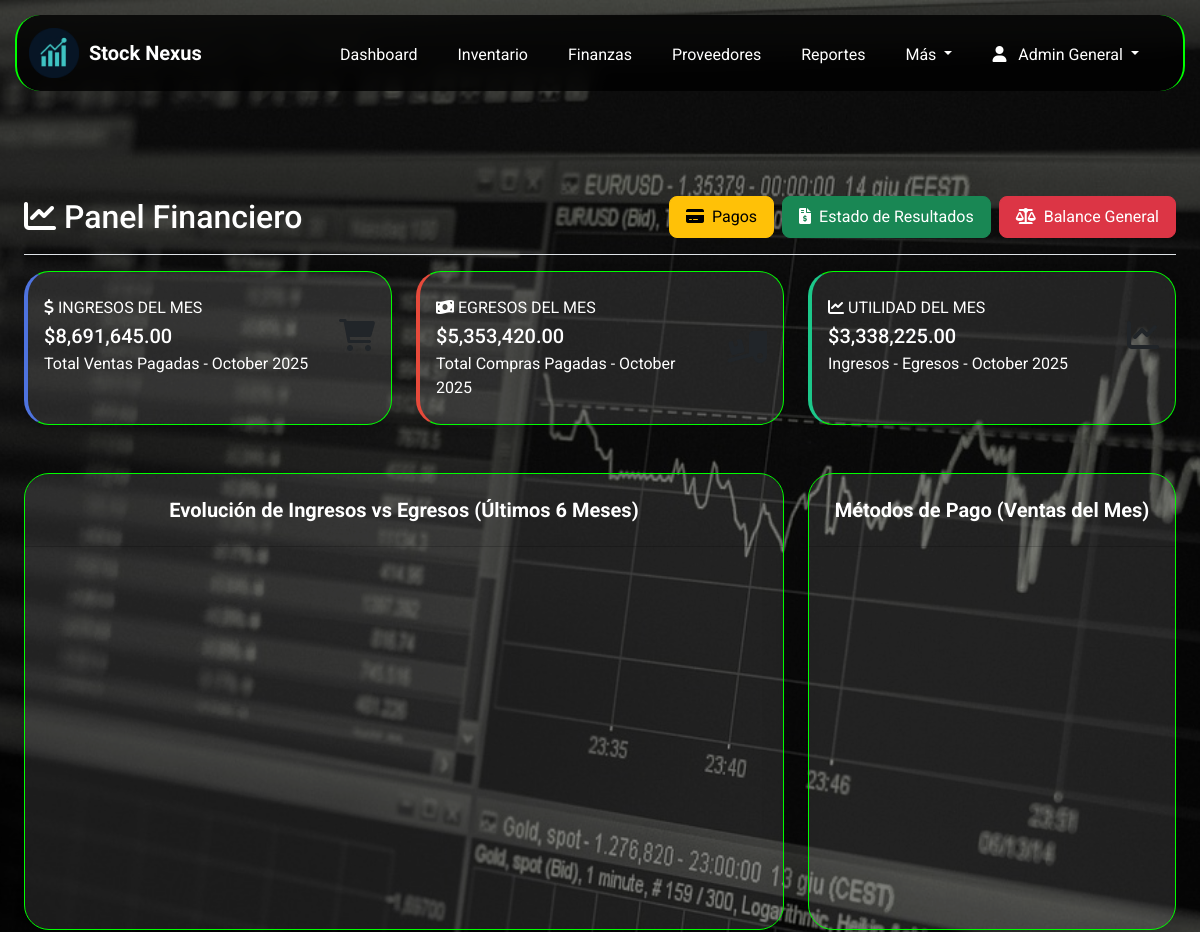
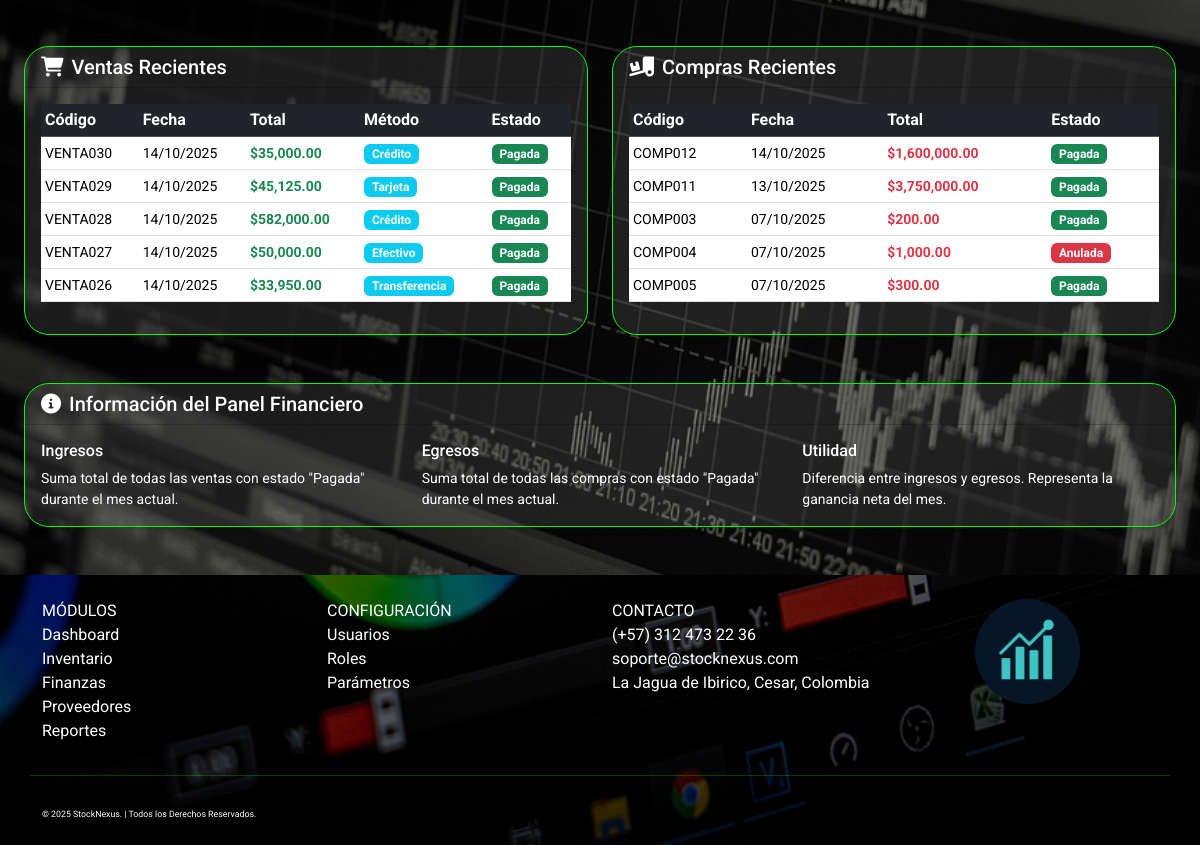
The page /index.php?page=finanzas (signed in) on the database its author committed (2 pictures, top to bottom).
### tables this page shows
CREATE TABLE `ventas` (
  `id_venta` int(11) NOT NULL,
  `codigo_venta` varchar(50) NOT NULL,
  `id_cliente` int(11) DEFAULT NULL,
  `id_usuario` int(11) NOT NULL,
  `fecha_venta` datetime DEFAULT current_timestamp(),
  `metodo_pago` enum('Efectivo','Transferencia','Tarjeta','Crédito') DEFAULT 'Efectivo',
  `total_venta` decimal(14,2) DEFAULT 0.00,
  `descuento_aplicado` decimal(10,2) DEFAULT 0.00,
  `porcentaje_descuento` decimal(5,2) DEFAULT 0.00,
  `estado` enum('Pendiente','Pagada','Anulada') DEFAULT 'Pendiente'
);

CREATE TABLE `compras` (
  `id_compra` int(11) NOT NULL,
  `codigo_compra` varchar(50) NOT NULL,
  `id_proveedor` int(11) NOT NULL,
  `id_usuario` int(11) NOT NULL,
  `fecha_compra` datetime DEFAULT current_timestamp(),
  `total_compra` decimal(14,2) DEFAULT 0.00,
  `estado` enum('Pendiente','Pagada','Anulada') DEFAULT 'Pendiente'
);

### app/controllers/FinanzaController.php (called while the page is built, shortened)
<?php
class FinanzaController {
    private $db;
    public function __construct($database) {
        $this->db = $database;
    }
    public function getResumenFinanciero() {
        try {
            $stmt = $this->db->query("
                SELECT COALESCE(SUM(total_venta), 0) as total
                FROM ventas
                WHERE estado = 'Pagada' AND MONTH(fecha_venta) = MONTH(CURRENT_DATE()) AND YEAR(fecha_venta) = YEAR(CURRENT_DATE())
            ");
            $ingresos_mes = $stmt->fetch()['total'];
            $stmt = $this->db->query("
                SELECT COALESCE(SUM(total_compra), 0) as total
                FROM compras
                WHERE estado = 'Pagada' AND MONTH(fecha_compra) = MONTH(CURRENT_DATE()) AND YEAR(fecha_compra) = YEAR(CURRENT_DATE())
            ");
            $egresos_mes = $stmt->fetch()['total'];
            $utilidad_mes = $ingresos_mes - $egresos_mes;
            return [
                'ingresos_mes' => $ingresos_mes,
                'egresos_mes' => $egresos_mes,
                'utilidad_mes' => $utilidad_mes
            ];
        } catch (PDOException $e) {
            error_log("Error en getResumenFinanciero: " . $e->getMessage());
            return ['ingresos_mes' => 0, 'egresos_mes' => 0, 'utilidad_mes' => 0];
        }
    }
}
?>

### app/views/Finanzas/finanzas.php (the view, shortened to what this page needs)
<?php
require_once __DIR__ . '/../../controllers/FinanzaController.php';
$finanzaController = new FinanzaController($db);
$resumen = $finanzaController->getResumenFinanciero();
try {
    $queryVentasRecientes = "
        SELECT
            codigo_venta,
            fecha_venta,
            total_venta,
            metodo_pago,
            estado
        FROM ventas
        ORDER BY fecha_venta DESC
        LIMIT 5
    ";
    $stmtVentas = $db->query($queryVentasRecientes);
    $ventasRecientes = $stmtVentas->fetchAll(PDO::FETCH_ASSOC);
    $queryComprasRecientes = "
        SELECT
            codigo_compra,
            fecha_compra,
            total_compra,
            estado
        FROM compras
        ORDER BY fecha_compra DESC
        LIMIT 5
    ";
    $stmtCompras = $db->query($queryComprasRecientes);
    $comprasRecientes = $stmtCompras->fetchAll(PDO::FETCH_ASSOC);
} catch (PDOException $e) {
    error_log("Error en finanzas.php: " . $e->getMessage());
    $metodosPago = [];
    $ventasRecientes = [];
    $comprasRecientes = [];
}
?>
<div class="container-fluid px-4 pb-5" style="margin-top:180px;">
    <div class="d-flex justify-content-between flex-wrap flex-md-nowrap align-items-center pt-3 pb-2 mb-3 border-bottom">
        <h1 class="h2"><i class="fas fa-chart-line me-2"></i>Panel Financiero</h1>
        <div class="btn-toolbar mb-2 mb-md-2">
            <div class="d-flex gap-2">
                <a href="index.php?page=pagos" class="btn btn-warning rounded-3 px-3 py-2 text-center">
                    <i class="fas fa-credit-card me-2"></i>Pagos
                </a>
                <a href="index.php?page=estado_resultado" class="btn btn-success rounded-3 px-3 py-2 text-center">
                    <i class="fas fa-file-invoice-dollar me-2"></i>Estado de Resultados
                </a>
                <a href="index.php?page=balance" class="btn btn-danger rounded-3 px-3 py-2 text-center">
                    <i class="fas fa-balance-scale me-2"></i>Balance General
                </a>
            </div>
        </div>
    </div>
    <div class="row mb-4">
        <div class="col-xl-4 col-md-6 mb-4">
            <div class="card border-left-primary shadow h-100 py-2" style="border-left: 4px solid #4e73df !important;">
                <div class="card-body">
                    <div class="row no-gutters align-items-center">
                        <div class="col mr-2">
                            <div class="text-xs font-weight-bold text-white text-uppercase mb-1">
                                <i class="fas fa-dollar-sign me-1"></i>Ingresos del Mes
                            </div>
                            <div class="h5 mb-0 font-weight-bold text-white">
                                $<?= number_format($resumen['ingresos_mes'], 2) ?>
                            </div>
                            <div class="text-xs text-white mt-1">
                                Total Ventas Pagadas - <?= date('F Y') ?>
                            </div>
                        </div>
                        <div class="col-auto">
                            <i class="fas fa-shopping-cart fa-2x text-white-300"></i>
                        </div>
                    </div>
                </div>
            </div>
        </div>
        <div class="col-xl-4 col-md-6 mb-4">
            <div class="card border-left-danger shadow h-100 py-2" style="border-left: 4px solid #e74a3b !important;">
                <div class="card-body">
                    <div class="row no-gutters align-items-center">
                        <div class="col mr-2">
                            <div class="text-xs font-weight-bold text-white text-uppercase mb-1">
                                <i class="fas fa-money-bill-wave me-1"></i>Egresos del Mes
                            </div>
                            <div class="h5 mb-0 font-weight-bold text-white">
                                $<?= number_format($resumen['egresos_mes'], 2) ?>
                            </div>
                            <div class="text-xs text-white mt-1">
                                Total Compras Pagadas - <?= date('F Y') ?>
                            </div>
                        </div>
                        <div class="col-auto">
                            <i class="fas fa-truck-loading fa-2x text-white-300"></i>
                        </div>
                    </div>
                </div>
            </div>
        </div>
        <div class="col-xl-4 col-md-6 mb-4">
            <div class="card border-left-success shadow h-100 py-2" style="border-left: 4px solid #1cc88a !important;">
                <div class="card-body">
                    <div class="row no-gutters align-items-center">
                        <div class="col mr-2">
                            <div class="text-xs font-weight-bold text-white text-uppercase mb-1">
                                <i class="fas fa-chart-line me-1"></i>Utilidad del Mes
                            </div>
                            <div class="h5 mb-0 font-weight-bold text-white">
                                $<?= number_format($resumen['utilidad_mes'], 2) ?>
                            </div>
                            <div class="text-xs text-white mt-1">
                                Ingresos - Egresos - <?= date('F Y') ?>
                            </div>
                        </div>
                        <div class="col-auto">
                            <i class="fas fa-chart-line fa-2x text-white-300"></i>
                        </div>
                    </div>
                </div>
            </div>
        </div>
    </div>
    <div class="row">
        <div class="col-lg-8 mb-4">
            <div class="card h-100 shadow-lg border-green">
                <div class="card-header">
                    <h5 class="text-center m-2 fw-bold text-white py-2">Evolución de Ingresos vs Egresos (Últimos 6 Meses)</h5>
                </div>
                <div class="card-body d-flex align-items-center justify-content-center rounded-3">
                    <canvas id="ingresosEgresosChart" style="width: 100%; height: 350px;"></canvas>
                </div>
            </div>
        </div>
        <div class="col-lg-4 mb-4">
            <div class="card h-100 shadow-lg border-green">
                <div class="card-header">
                    <h5 class="text-center m-2 fw-bold text-white py-2">Métodos de Pago (Ventas del Mes)</h5>
                </div>
                <div class="card-body d-flex align-items-center justify-content-center rounded-3">
                    <canvas id="metodosPagoChart" style="width: 100%; height: 300px;"></canvas>
                </div>
            </div>
        </div>
    </div>
    <div class="row mt-4">
        <div class="col-lg-6 mb-4">
            <div class="card shadow-sm">
                <div class="card-header text-white">
                    <h5 class="card-title mb-0">
                        <i class="fas fa-shopping-cart me-2"></i>Ventas Recientes
                    </h5>
                </div>
                <div class="card-body">
                    <div class="table-responsive">
                        <table class="table table-sm table-hover">
                            <thead class="table-dark">
                                <tr>
                                    <th>Código</th>
                                    <th>Fecha</th>
                                    <th>Total</th>
                                    <th>Método</th>
                                    <th>Estado</th>
                                </tr>
                            </thead>
                            <tbody>
                                <?php foreach ($ventasRecientes as $venta): ?>
                                <tr>
                                    <td><small><?= htmlspecialchars($venta['codigo_venta']) ?></small></td>
                                    <td><small><?= date('d/m/Y', strtotime($venta['fecha_venta'])) ?></small></td>
                                    <td class="text-success"><small><strong>$<?= number_format($venta['total_venta'], 2) ?></strong></small></td>
                                    <td><span class="badge bg-info"><?= htmlspecialchars($venta['metodo_pago']) ?></span></td>
                                    <td>
                                        <span class="badge bg-<?= $venta['estado'] == 'Pagada' ? 'success' : ($venta['estado'] == 'Pendiente' ? 'warning' : 'danger') ?>">
                                            <?= htmlspecialchars($venta['estado']) ?>
                                        </span>
                                    </td>
                                </tr>
                                <?php endforeach; ?>
                            </tbody>
                        </table>
                    </div>
                </div>
            </div>
        </div>
        <div class="col-lg-6 mb-4">
            <div class="card shadow-sm">
                <div class="card-header text-white">
                    <h5 class="card-title mb-0">
                        <i class="fas fa-truck-loading me-2"></i>Compras Recientes
                    </h5>
                </div>
                <div class="card-body">
                    <div class="table-responsive">
                        <table class="table table-sm table-hover">
                            <thead class="table-dark">
                                <tr>
                                    <th>Código</th>
                                    <th>Fecha</th>
                                    <th>Total</th>
                                    <th>Estado</th>
                                </tr>
                            </thead>
                            <tbody>
                                <?php foreach ($comprasRecientes as $compra): ?>
                                <tr>
                                    <td><small><?= htmlspecialchars($compra['codigo_compra']) ?></small></td>
                                    <td><small><?= date('d/m/Y', strtotime($compra['fecha_compra'])) ?></small></td>
                                    <td class="text-danger"><small><strong>$<?= number_format($compra['total_compra'], 2) ?></strong></small></td>
                                    <td>
                                        <span class="badge bg-<?= $compra['estado'] == 'Pagada' ? 'success' : ($compra['estado'] == 'Pendiente' ? 'warning' : 'danger') ?>">
                                            <?= htmlspecialchars($compra['estado']) ?>
                                        </span>
                                    </td>
                                </tr>
                                <?php endforeach; ?>
                            </tbody>
                        </table>
                    </div>
                </div>
            </div>
        </div>
    </div>
    <div class="row mt-4">
        <div class="col-12">
            <div class="card shadow-sm">
                <div class="card-header text-white">
                    <h5 class="card-title mb-0">
                        <i class="fas fa-info-circle me-2"></i>Información del Panel Financiero
                    </h5>
                </div>
                <div class="card-body">
                    <div class="row">
                        <div class="col-md-4 text-white">
                            <h6>Ingresos</h6>
                            <p class="small text-white mb-0">
                                Suma total de todas las ventas con estado "Pagada" durante el mes actual.
                            </p>
                        </div>
                        <div class="col-md-4 text-white">
                            <h6>Egresos</h6>
                            <p class="small text-white mb-0">
                                Suma total de todas las compras con estado "Pagada" durante el mes actual.
                            </p>
                        </div>
                        <div class="col-md-4 text-white">
                            <h6>Utilidad</h6>
                            <p class="small text-white mb-0">
                                Diferencia entre ingresos y egresos. Representa la ganancia neta del mes.
                            </p>
                        </div>
                    </div>
                </div>
            </div>
        </div>
    </div>
</div>

### public/assets/style.css (style rules this page uses)
body { background-image: url(../img/fondo_body.jpg); min-height: 100vh; background-size: cover; background-position: center; background-repeat: no-repeat; background-attachment: fixed; position: relative; font-family: 'Roboto', sans-serif; background-color: #000; color: #fff; margin: 0; padding: 0; width: 100%; align-items: center; justify-content: center; }
body::before { content: ''; position: fixed; top: 0; left: 0; width: 100%; height: 100%; background-color: rgba(0, 0, 0, 0.5); z-index: -1; }
html { scroll-behavior: smooth; width: 100%; }
.card { width: 100%; background-color: rgba(255, 255, 255, 0.1); border: 1px solid #00ff00; transition: transform 0.3s, box-shadow 0.3s; border-radius: 25px; }

### rows shown on the page
ventas: codigo_venta "VENTA030", fecha_venta "14/10/2025", total_venta "35,000.00", metodo_pago "Crédito", estado "Pagada"
ventas: codigo_venta "VENTA029", fecha_venta "14/10/2025", total_venta "45,125.00", metodo_pago "Tarjeta", estado "Pagada"
ventas: codigo_venta "VENTA028", fecha_venta "14/10/2025", total_venta "582,000.00", metodo_pago "Crédito", estado "Pagada"
ventas: codigo_venta "VENTA027", fecha_venta "14/10/2025", total_venta "50,000.00", metodo_pago "Efectivo", estado "Pagada"
ventas: codigo_venta "VENTA026", fecha_venta "14/10/2025", total_venta "33,950.00", metodo_pago "Transferencia", estado "Pagada"
compras: codigo_compra "COMP012", fecha_compra "14/10/2025", total_compra "1,600,000.00", estado "Pagada"
compras: codigo_compra "COMP011", fecha_compra "13/10/2025", total_compra "3,750,000.00", estado "Pagada"
compras: codigo_compra "COMP003", fecha_compra "07/10/2025", total_compra "200.00", estado "Pagada"
compras: codigo_compra "COMP004", fecha_compra "07/10/2025", total_compra "1,000.00", estado "Anulada"
compras: codigo_compra "COMP005", fecha_compra "07/10/2025", total_compra "300.00", estado "Pagada"

### other values the page prints
$nombreUsuario "Admin General"
$resumen['ingresos_mes'] "8,691,645.00"
$resumen['egresos_mes'] "5,353,420.00"
$resumen['utilidad_mes'] "3,338,225.00"
